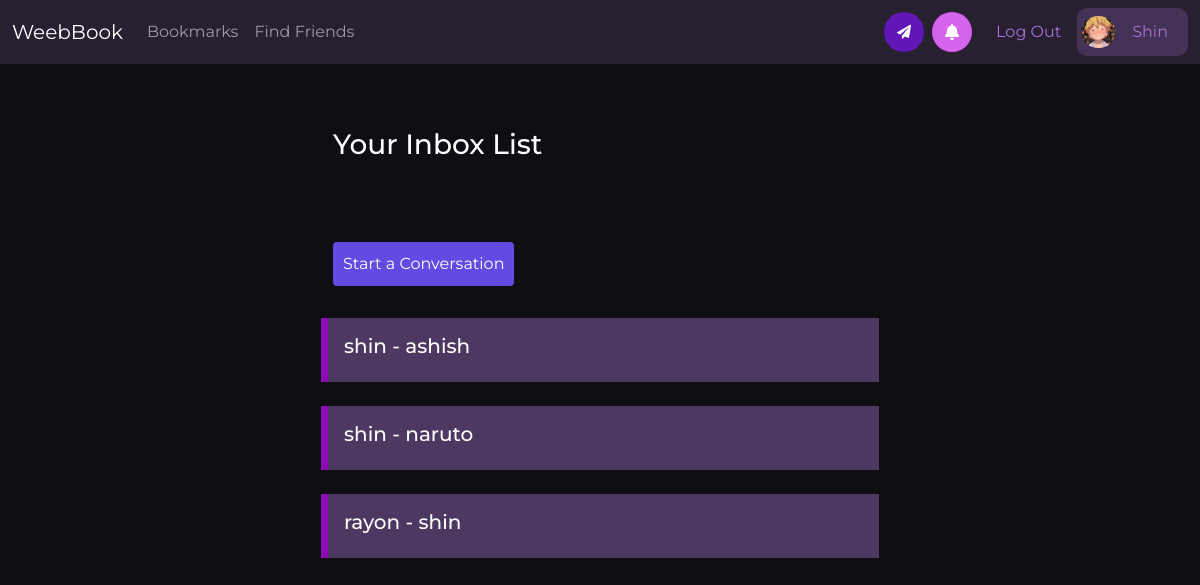
/msg/inbox/ (signed in), run on the app's committed database.
### profiles/models.py (models this page shows, shortened)
class Profile(models.Model):
    first_name = models.CharField(max_length=200, blank = True)
    following = models.ManyToManyField(User,related_name="followed" ,blank=True)
    last_name = models.CharField(max_length=200, blank = True)
    user = models.OneToOneField(User, on_delete=models.CASCADE)
    bio = models.TextField(blank=True ,default="Busy Thinking of awesome bio !")
    avatar = models.ImageField(default='zenitsu.jpg', upload_to='avatars')
    updated = models.DateTimeField(auto_now=True)
    created = models.DateTimeField(auto_now_add=True)

class ThreadModel(models.Model):
	user = models.ForeignKey(User, on_delete=models.CASCADE, related_name='+')
	receiver = models.ForeignKey(User, on_delete=models.CASCADE, related_name='+')

### profiles/views.py (the view)
# urls.py: path('msg/inbox/', ListThreads.as_view(), name='inbox'),
class ListThreads(View):
    def get(self, request, *args, **kwargs):
        threads = ThreadModel.objects.filter(Q(user=request.user) | Q(receiver=request.user))
        context = {
            'threads': threads
        }
        return render(request, 'profiles/inbox.html', context)

### posts/context_processors.py (called while the page is built)
def show_notifications(request):
	request_user = request.user
	if request_user.is_authenticated:
		notifications_one = Notification.objects.filter(to_user=request_user).exclude(user_has_seen=True).order_by('-date')
		notifications_two = notifications_one.filter(to_user=request_user).exclude(from_user = request_user).order_by('-date')
		return {'notifications': notifications_two}
	else:
		return {'nice':'to meet you'}

### profiles/templates/profiles/inbox.html (shortened to what this page needs)
{% extends 'base.html' %} {% load static %} {% load crispy_forms_tags %}
 {% block content %}
<div class="container">
	<div class="row">
		<div class="col-lg-6 m-auto pt-5 pb-5">
			<h3>Your Inbox List</h3>
		</div>
	</div>
	<div class="row">
		<div class="col-lg-6 m-auto pt-4 pb-4">
			<form method="GET" action="{% url 'profiles:create-thread' %}">
				<button class="savepost" type="submit">Start a Conversation</button>
			</form>
		</div>
	</div>
	{% for thread in threads.all %}
	<div class="row mb-3">
		<div class="col-lg-6 m-auto search-result mt-2">
		<div class="card-body d-flex ">
			<h5>{{ thread.user }} - {{ thread.receiver }}</h5>
			</div>
		</div>
	</div>
	{% endfor %}
{% endblock content %}

### templates/navbar.html (shortened to what this page needs)
<nav class="navbar navbar-expand-lg navbar-dark navs">
  <div class="container-fluid">
    <a class="navbar-brand" href="{% url 'posts:main-board' %}">WeebBook</a>
    <div
      class="collapse navbar-collapse justify-content-between"
      id="navbarNav"
    >
      <ul class="navbar-nav">
        <li class="nav-item">
          <a class="nav-link" href="{% url 'posts:savelist' %}">Bookmarks</a>
        </li>
         <li class="nav-item">
          <a class="nav-link" href="{% url 'profiles:findpeople' %}">Find Friends</a>
        </li>
      </ul>
      <div class="d-flex align-items-center">
        {% if request.user.is_authenticated %}
        <span style="postition: relative">
          <span class="btnhold d-flex">
          <a href="{% url 'profiles:inbox' %}" class="nav-link messageme btn-sm" id="message">
              <i class="fa fa-paper-plane"></i>
            </a>
            <button class="nav-link bell mx-2 " id="notifications">
              <i class="fa fa-bell"></i>
            </button>
          </span>
        </span>
        <a class="nav-link author" href="{% url 'profiles:logout' %}"
          >Log Out</a
        >
        <span class="d-flex navprofile align-items-center">
          <a class="author" href="/{{request.user}}">
            <img
              src="{{request.user.profile.avatar.url}}"
              class="rounded-circle"
              width="35"
            />
          </a>
          <a class="nav-link author" href="/{{request.user}}"
            >{{request.user}}</a
          >
        </span>
        {% endif %}
      </div>
    </div>
  </div>
</nav>

### static/style.css (style rules this page uses)
* { margin: 0; padding: 0; box-sizing: border-box; }
body { background-color: rgb(16, 13, 19); color: white; font-family: "Montserrat", sans-serif; }
.navs { background-color: rgb(40, 31, 49); }
.navprofile { background-color: rgb(67, 50, 85); padding: 4px; max-width: 200px; border-radius: 10px; }
a { text-decoration: none; color: black; }
.author { color: rgb(165, 115, 212); text-transform: capitalize; }
.savepost { background-color: #624be2; padding: 10px; color: white; border: none; border-radius: 4px; }
.search-result { position: relative; background-color: rgb(77, 56, 97); color: white; border-left: 7px solid rgb(141, 10, 180); padding: 0px; }
.bell { background-color: rgb(213, 99, 236); color: white; display: flex; border: none; justify-content: center; align-items: center; height: 40px; width: 40px; border-radius:50%; }
.btnhold { position: relative; }
.messageme { background-color: rgb(97, 23, 182); color: white; display: flex; justify-content: center; align-items: center; height: 40px; width: 40px; border-radius:50%; }

### data on the page
ThreadModel: user "shin", receiver "ashish"
ThreadModel: user "shin", receiver "naruto"
ThreadModel: user "rayon", receiver "shin"

### other printed values
{{ request.user }} "Shin"
